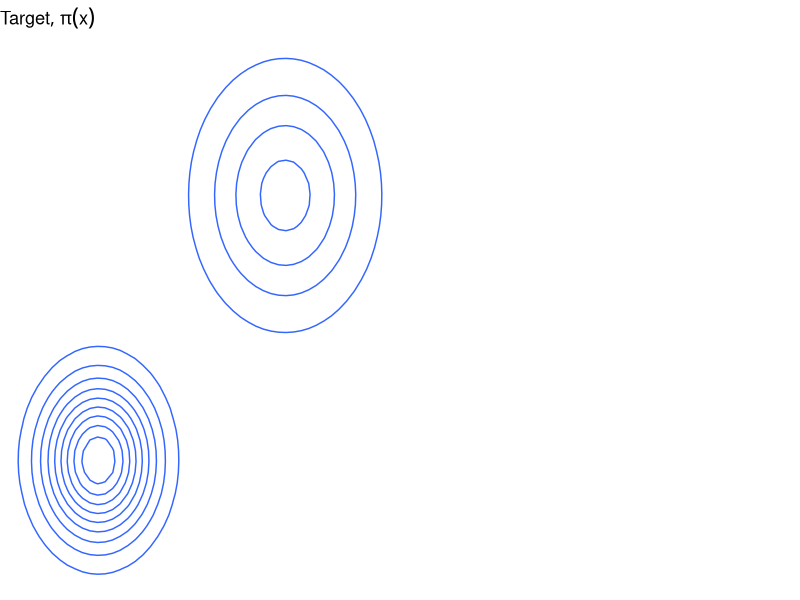
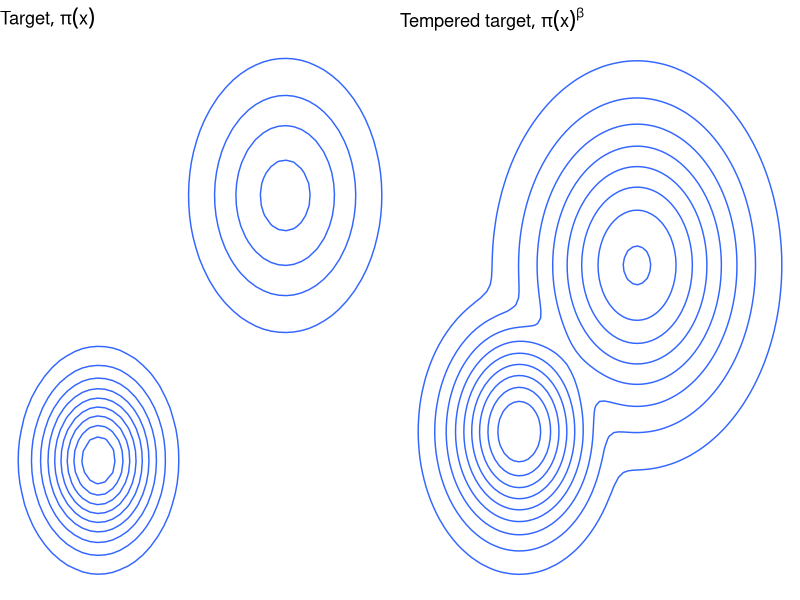
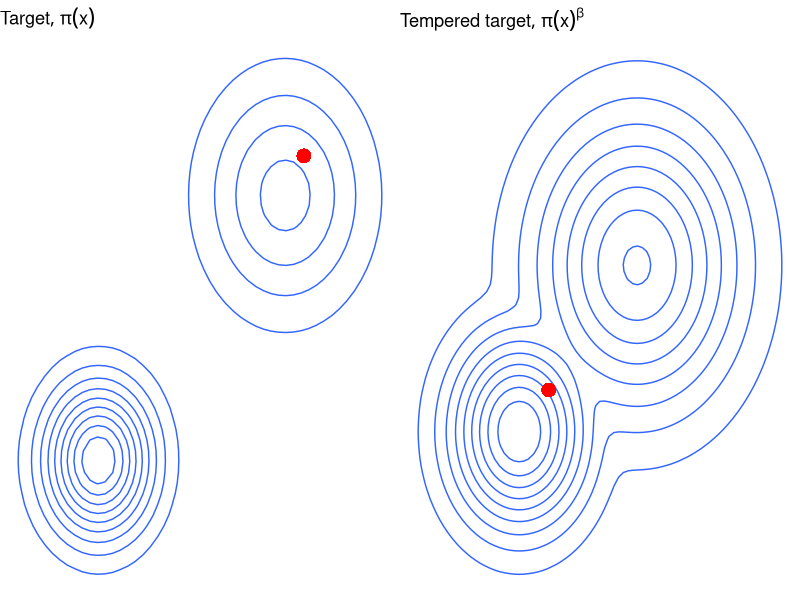

Recreate these plots in R, in order.
mu_list <- list(c(-1, -1), c(1, 1))
sd_list <- list(0.4, 0.6)

f = function(q){
  log_densities <- sapply(1:length(mu_list), function(i){
    rowSums(t(dnorm(t(q), mean = mu_list[[i]], sd = sd_list[[i]], log=TRUE)))
  })
  log(rowSums(exp(log_densities)))
}

library(tidyverse)

x1 <- seq(-4, 4, length=100)
x2 <- seq(-4, 4, length=100)

inv_temp <- 1.0

p0 <- crossing(x1, x2) %>%
  mutate(log_p = inv_temp*f(cbind(x1, x2))) %>%
  ggplot(aes(x1, x2)) +
  geom_contour(aes(z = exp(log_p))) + 
  theme_void() +
  ggtitle(bquote(list("Target", pi(x))))

g <- gridExtra::grid.arrange(p0, ncol=2)
ggsave("2018_01_OxCSML/fig/PT_0.png", g, height=3, width=6)  

p1 <- crossing(x1, x2) %>%
  mutate(log_p = 0.25*f(cbind(x1, x2))) %>%
  ggplot(aes(x1, x2)) +
  geom_contour(aes(z = exp(log_p))) + 
  theme_void() + 
  ggtitle(bquote(list("Tempered target", pi(x)^beta)))

g <- gridExtra::grid.arrange(p0, p1, ncol=2)
ggsave("2018_01_OxCSML/fig/PT_1.png", g, height=3, width=6)  


p1 <- crossing(x1, x2) %>%
  mutate(log_p = f(cbind(x1, x2))) %>%
  ggplot(aes(x1, x2)) +
  geom_contour(aes(z = exp(log_p))) + 
  theme_void() + 
  ggtitle(bquote(list("Target", pi(x)))) + 
  geom_point(x = 1.2, y = 1.3, col="red", size=4)
p2 <- crossing(x1, x2) %>%
  mutate(log_p = 0.25*f(cbind(x1, x2))) %>%
  ggplot(aes(x1, x2)) +
  geom_contour(aes(z = exp(log_p))) + 
  theme_void() + 
  ggtitle(bquote(list("Tempered target", pi(x)^beta))) + 
  geom_point(x = -0.5, y = -0.5, col="red", size=4)


g <- gridExtra::grid.arrange(p1, p2, ncol=2)
ggsave("2018_01_OxCSML/fig/PT_2.png", g, height=3, width=6)  
